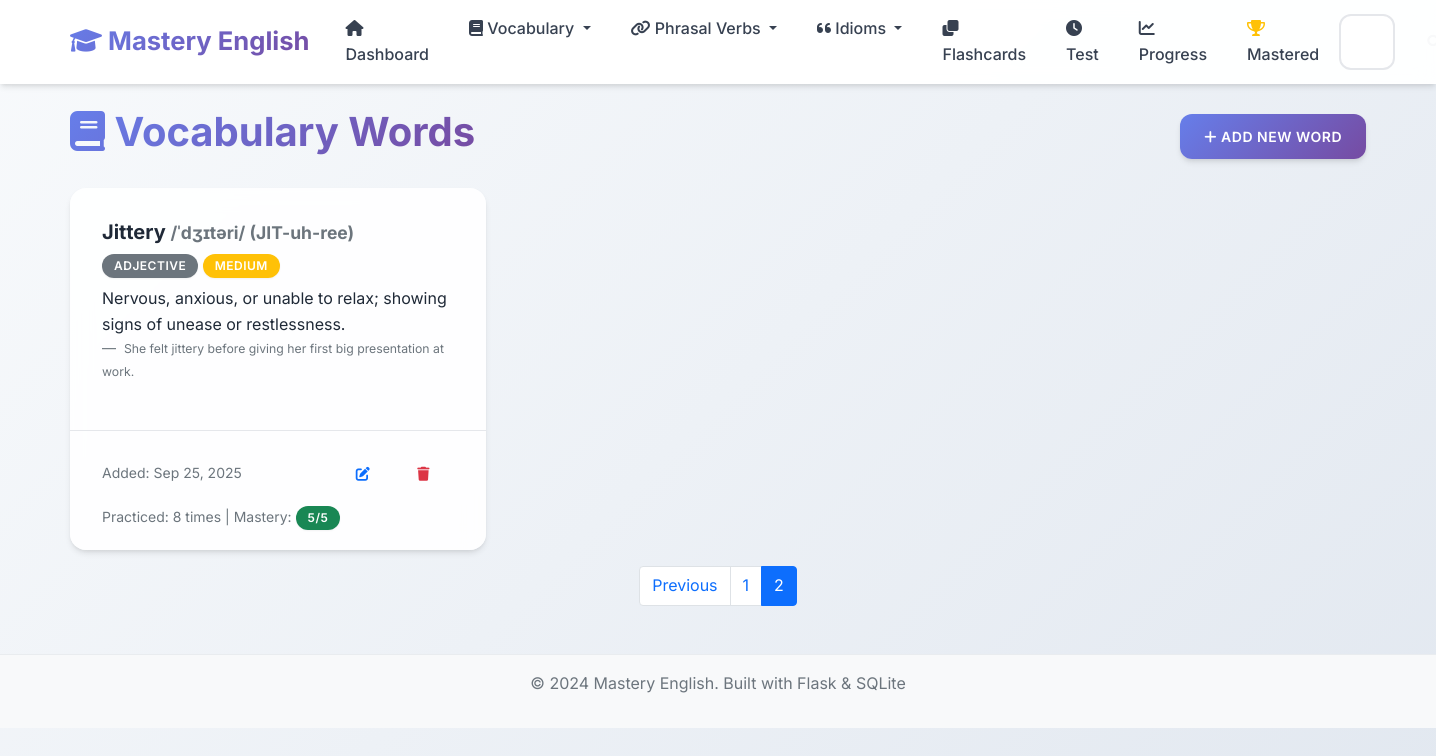
Page /vocabulary?page=2 on the earlier database version.
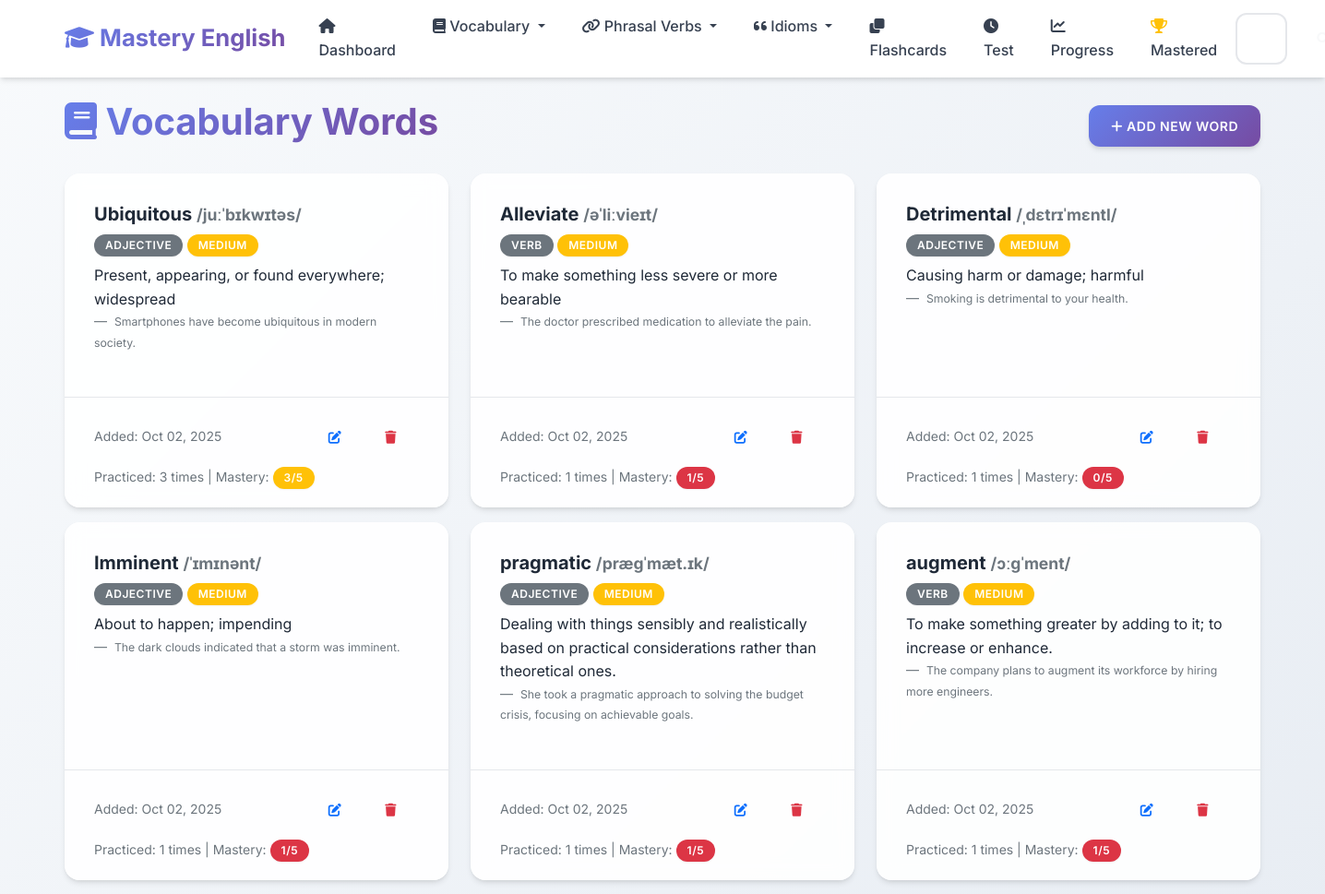
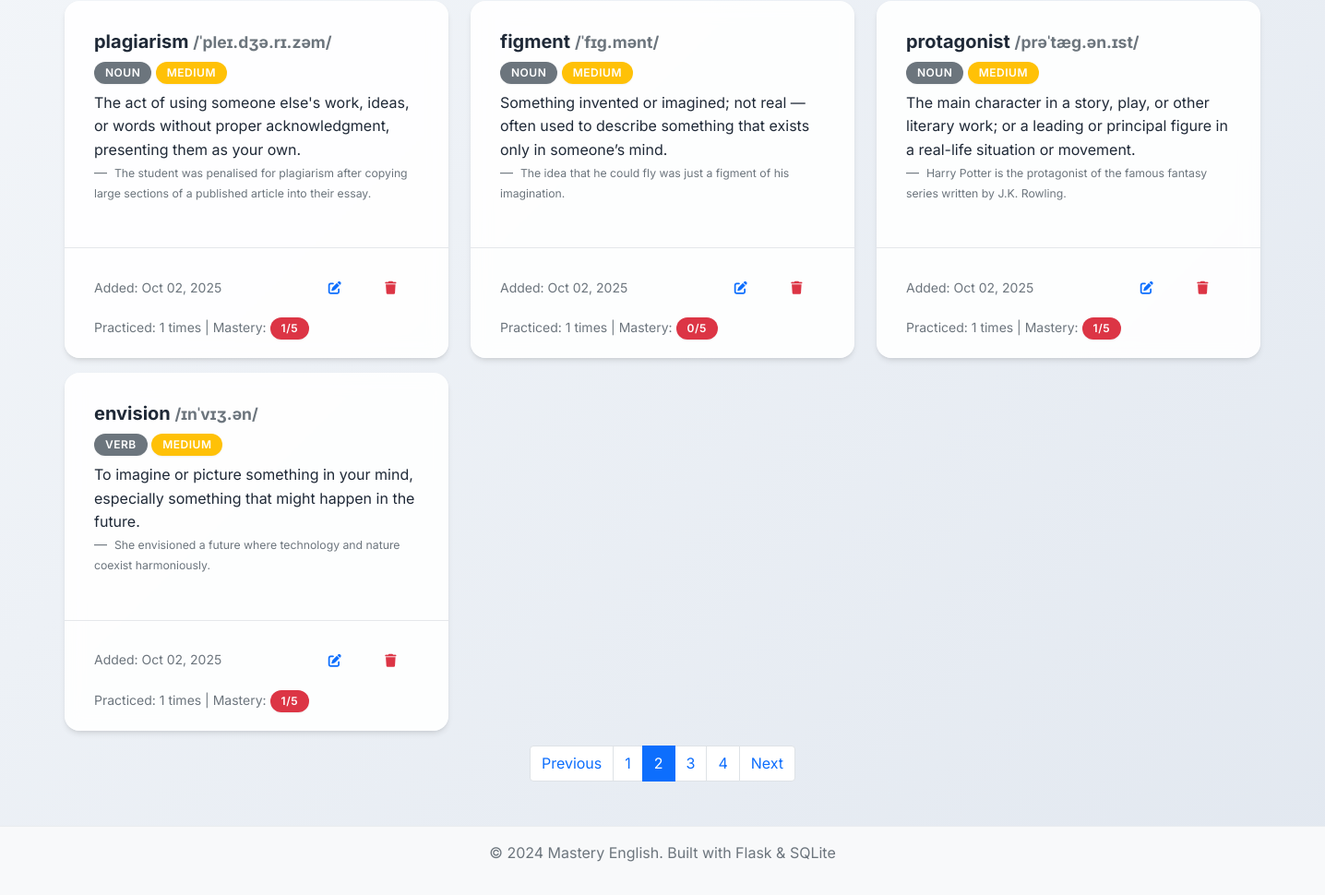
Same page on the later database version (2 pictures, top to bottom).
### app.py (models this page shows, shortened)
class VocabularyWord(db.Model):
    __tablename__ = 'vocabulary_words'
    id = db.Column(db.Integer, primary_key=True)
    word = db.Column(db.String(100), nullable=False)
    definition = db.Column(db.Text, nullable=False)
    example_sentence = db.Column(db.Text)
    pronunciation = db.Column(db.String(100))
    part_of_speech = db.Column(db.String(50))
    difficulty_level = db.Column(db.String(20), default='medium')
    date_added = db.Column(db.DateTime, default=datetime.utcnow)
    times_practiced = db.Column(db.Integer, default=0)
    last_practiced = db.Column(db.DateTime)
    mastery_level = db.Column(db.Integer, default=0)

### app.py (the view)
@app.route('/vocabulary')
def vocabulary_list():
    page = request.args.get('page', 1, type=int)
    words = VocabularyWord.query.order_by(VocabularyWord.date_added.desc()).paginate(
        page=page, per_page=10, error_out=False)
    return render_template('vocabulary_list.html', words=words)

### templates/vocabulary_list.html (shortened to what the changed rows need)
{% extends "base.html" %}
{% block content %}
<div class="row">
    <div class="col-12">
        <div class="d-flex justify-content-between align-items-center mb-4">
            <h1>
                <i class="fas fa-book"></i> Vocabulary Words
            </h1>
        </div>
    </div>
</div>
{% if words.items %}
    <div class="row">
        {% for word in words.items %}
            <div class="col-md-6 col-lg-4 mb-3">
                <div class="card h-100">
                    <div class="card-body">
                        <h5 class="card-title">
                            {{ word.word }}
                            {% if word.pronunciation %}
                                <small class="text-muted">{{ word.pronunciation }}</small>
                            {% endif %}
                        </h5>
                        {% if word.part_of_speech %}
                            <span class="badge bg-secondary mb-2">{{ word.part_of_speech }}</span>
                        {% endif %}
                        <span class="badge bg-{% if word.difficulty_level == 'easy' %}success{% elif word.difficulty_level == 'hard' %}danger{% else %}warning{% endif %} mb-2">
                            {{ word.difficulty_level.title() }}
                        </span>
                        <p class="card-text">{{ word.definition }}</p>
                        {% if word.example_sentence %}
                            <blockquote class="blockquote-footer">
                                <small>{{ word.example_sentence }}</small>
                            </blockquote>
                        {% endif %}
                    </div>
                    <div class="card-footer bg-transparent">
                        <div class="d-flex justify-content-between align-items-center">
                            <small class="text-muted">
                                Added: {{ word.date_added.strftime('%b %d, %Y') }}
                            </small>
                            <div class="btn-group" role="group">
                                <a href="{{ url_for('edit_vocabulary', id=word.id) }}" class="btn btn-sm btn-outline-primary">
                                    <i class="fas fa-edit"></i>
                                </a>
                                <button type="button" class="btn btn-sm btn-outline-danger" onclick="confirmDelete('{{ word.word }}', '{{ url_for('delete_vocabulary', id=word.id) }}')">
                                    <i class="fas fa-trash"></i>
                                </button>
                            </div>
                        </div>
                        {% if word.times_practiced > 0 %}
                            <div class="mt-2">
                                <small class="text-muted">
                                    Practiced: {{ word.times_practiced }} times
                                    | Mastery:
                                    <span class="badge bg-{% if word.mastery_level >= 4 %}success{% elif word.mastery_level >= 2 %}warning{% else %}danger{% endif %}">
                                        {{ word.mastery_level }}/5
                                    </span>
                                </small>
                            </div>
                        {% endif %}
                    </div>
                </div>
            </div>
        {% endfor %}
    </div>
    {% if words.pages > 1 %}
        <nav aria-label="Page navigation">
            <ul class="pagination justify-content-center">
                {% for page_num in words.iter_pages() %}
                    {% if page_num %}
                        {% if page_num != words.page %}
                            <li class="page-item">
                                <a class="page-link" href="{{ url_for('vocabulary_list', page=page_num) }}">{{ page_num }}</a>
                            </li>
                        {% else %}
                            <li class="page-item active">
                                <span class="page-link">{{ page_num }}</span>
                            </li>
                        {% endif %}
                    {% else %}
                        <li class="page-item disabled">
                            <span class="page-link">...</span>
                        </li>
                    {% endif %}
                {% endfor %}
                {% if words.has_next %}
                    <li class="page-item">
                        <a class="page-link" href="{{ url_for('vocabulary_list', page=words.next_num) }}">Next</a>
                    </li>
                {% endif %}
            </ul>
        </nav>
    {% endif %}
{% endif %}
{% endblock %}

Differences in the rows shown:
no longer on this page (row edited): VocabularyWord: word "Jittery", pronunciation "/ˈdʒɪtəri/ (JIT-uh-ree)", part_of_speech "ADJECTIVE", difficulty_level "MEDIUM", definition "Nervous, anxious, or unable to relax; showing signs of unease or restlessness.", example_sentence "She felt jittery before giving her first big presentation at work.", date_added "Sep 25, 2025", times_practiced "8", mastery_level "5"
added VocabularyWord: word "Ubiquitous", pronunciation "/juːˈbɪkwɪtəs/", part_of_speech "ADJECTIVE", difficulty_level "MEDIUM", definition "Present, appearing, or found everywhere; widespread", example_sentence "Smartphones have become ubiquitous in modern society.", date_added "Oct 02, 2025", times_practiced "3", mastery_level "3"
added VocabularyWord: word "Alleviate", pronunciation "/əˈliːvieɪt/", part_of_speech "VERB", difficulty_level "MEDIUM", definition "To make something less severe or more bearable", example_sentence "The doctor prescribed medication to alleviate the pain.", date_added "Oct 02, 2025", times_practiced "1", mastery_level "1"
added VocabularyWord: word "Detrimental", pronunciation "/ˌdɛtrɪˈmɛntl/", part_of_speech "ADJECTIVE", difficulty_level "MEDIUM", definition "Causing harm or damage; harmful", example_sentence "Smoking is detrimental to your health.", date_added "Oct 02, 2025", times_practiced "1", mastery_level "0"
added VocabularyWord: word "Imminent", pronunciation "/ˈɪmɪnənt/", part_of_speech "ADJECTIVE", difficulty_level "MEDIUM", definition "About to happen; impending", example_sentence "The dark clouds indicated that a storm was imminent.", date_added "Oct 02, 2025", times_practiced "1", mastery_level "1"
added VocabularyWord: word "pragmatic", pronunciation "/præɡˈmæt.ɪk/", part_of_speech "ADJECTIVE", difficulty_level "MEDIUM", definition "Dealing with things sensibly and realistically based on practical considerations rather than theoretical ones.", example_sentence "She took a pragmatic approach to solving the budget crisis, focusing on achievable goals.", date_added "Oct 02, 2025", times_practiced "1", mastery_level "1"
added VocabularyWord: word "augment", pronunciation "/ɔːɡˈment/", part_of_speech "VERB", difficulty_level "MEDIUM", definition "To make something greater by adding to it; to increase or enhance.", example_sentence "The company plans to augment its workforce by hiring more engineers.", date_added "Oct 02, 2025", times_practiced "1", mastery_level "1"
added VocabularyWord: word "plagiarism", pronunciation "/ˈpleɪ.dʒə.rɪ.zəm/", part_of_speech "NOUN", difficulty_level "MEDIUM", definition "The act of using someone else's work, ideas, or words without proper acknowledgment, presenting them as your own.", example_sentence "The student was penalised for plagiarism after copying large sections of a published article into their essay.", date_added "Oct 02, 2025", times_practiced "1", mastery_level "1"
added VocabularyWord: word "figment", pronunciation "/ˈfɪɡ.mənt/", part_of_speech "NOUN", difficulty_level "MEDIUM", definition "Something invented or imagined; not real — often used to describe something that exists only in someone’s mind.", example_sentence "The idea that he could fly was just a figment of his imagination.", date_added "Oct 02, 2025", times_practiced "1", mastery_level "0"
added VocabularyWord: word "protagonist", pronunciation "/prəˈtæɡ.ən.ɪst/", part_of_speech "NOUN", difficulty_level "MEDIUM", definition "The main character in a story, play, or other literary work; or a leading or principal figure in a real-life situation or movement.", example_sentence "Harry Potter is the protagonist of the famous fantasy series written by J.K. Rowling.", date_added "Oct 02, 2025", times_practiced "1", mastery_level "1"
added VocabularyWord: word "envision", pronunciation "/ɪnˈvɪʒ.ən/", part_of_speech "VERB", difficulty_level "MEDIUM", definition "To imagine or picture something in your mind, especially something that might happen in the future.", example_sentence "She envisioned a future where technology and nature coexist harmoniously.", date_added "Oct 02, 2025", times_practiced "1", mastery_level "1"
Other differences:
new list line: "3"
new list line: "4"
text now shown: "Next"
